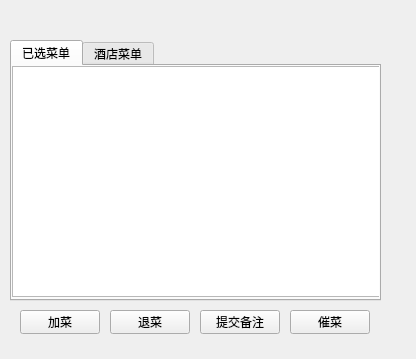
<?xml version="1.0" encoding="UTF-8"?>
<ui version="4.0">
 <class>Form1</class>
 <widget class="QWidget" name="Form1">
  <property name="geometry">
   <rect>
    <x>0</x>
    <y>0</y>
    <width>416</width>
    <height>359</height>
   </rect>
  </property>
  <property name="windowTitle">
   <string>Form</string>
  </property>
  <widget class="QTabWidget" name="tabWidget">
   <property name="geometry">
    <rect>
     <x>10</x>
     <y>40</y>
     <width>371</width>
     <height>261</height>
    </rect>
   </property>
   <property name="currentIndex">
    <number>0</number>
   </property>
   <widget class="QWidget" name="tab">
    <attribute name="title">
     <string>已选菜单</string>
    </attribute>
    <widget class="QTableWidget" name="tableWidget">
     <property name="geometry">
      <rect>
       <x>0</x>
       <y>0</y>
       <width>371</width>
       <height>231</height>
      </rect>
     </property>
     <attribute name="horizontalHeaderDefaultSectionSize">
      <number>90</number>
     </attribute>
    </widget>
   </widget>
   <widget class="QWidget" name="tab_2">
    <attribute name="title">
     <string>酒店菜单</string>
    </attribute>
    <widget class="QTableWidget" name="tableWidget_2">
     <property name="geometry">
      <rect>
       <x>0</x>
       <y>0</y>
       <width>371</width>
       <height>231</height>
      </rect>
     </property>
     <attribute name="horizontalHeaderDefaultSectionSize">
      <number>120</number>
     </attribute>
    </widget>
   </widget>
  </widget>
  <widget class="QPushButton" name="pushButton">
   <property name="geometry">
    <rect>
     <x>20</x>
     <y>310</y>
     <width>80</width>
     <height>24</height>
    </rect>
   </property>
   <property name="text">
    <string>加菜</string>
   </property>
  </widget>
  <widget class="QPushButton" name="pushButton_2">
   <property name="geometry">
    <rect>
     <x>110</x>
     <y>310</y>
     <width>80</width>
     <height>24</height>
    </rect>
   </property>
   <property name="text">
    <string>退菜</string>
   </property>
  </widget>
  <widget class="QPushButton" name="pushButton_3">
   <property name="geometry">
    <rect>
     <x>200</x>
     <y>310</y>
     <width>80</width>
     <height>24</height>
    </rect>
   </property>
   <property name="text">
    <string>提交备注</string>
   </property>
  </widget>
  <widget class="QPushButton" name="pushButton_4">
   <property name="geometry">
    <rect>
     <x>290</x>
     <y>310</y>
     <width>80</width>
     <height>24</height>
    </rect>
   </property>
   <property name="text">
    <string>催菜</string>
   </property>
  </widget>
  <widget class="QWidget" name="layoutWidget">
   <property name="geometry">
    <rect>
     <x>0</x>
     <y>10</y>
     <width>321</width>
     <height>22</height>
    </rect>
   </property>
   <layout class="QHBoxLayout" name="horizontalLayout">
    <item>
     <widget class="QLabel" name="label">
      <property name="text">
       <string/>
      </property>
     </widget>
    </item>
    <item>
     <spacer name="horizontalSpacer">
      <property name="orientation">
       <enum>Qt::Horizontal</enum>
      </property>
      <property name="sizeType">
       <enum>QSizePolicy::Fixed</enum>
      </property>
      <property name="sizeHint" stdset="0">
       <size>
        <width>40</width>
        <height>20</height>
       </size>
      </property>
     </spacer>
    </item>
    <item>
     <widget class="QLabel" name="label_2">
      <property name="text">
       <string/>
      </property>
     </widget>
    </item>
   </layout>
  </widget>
 </widget>
 <resources/>
 <connections/>
</ui>
